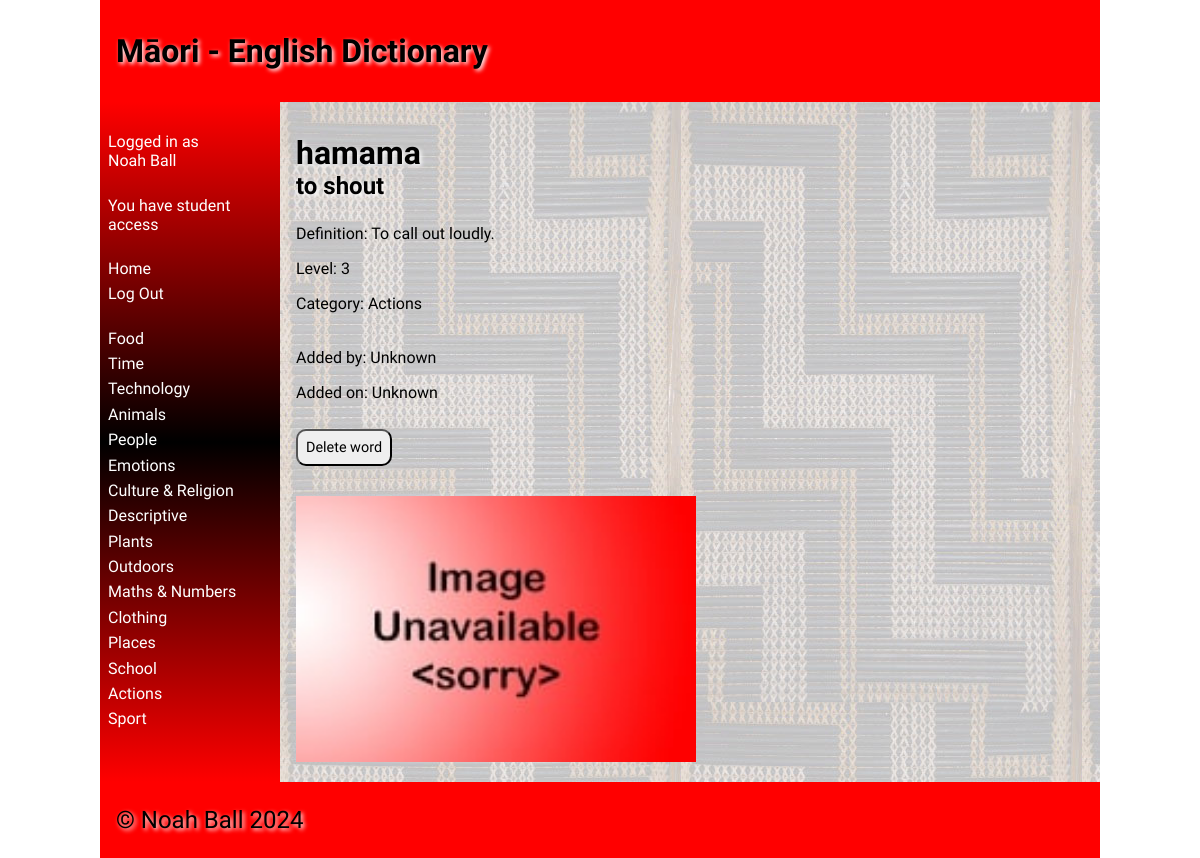
/word/1 (signed in), run on the app's committed database.
### tables this page shows
CREATE TABLE category
(
    id   integer
        constraint category_pk
            primary key autoincrement,
    name varchar(35)
);

CREATE TABLE "word"
(
    id         integer
        constraint word_pk
            primary key autoincrement,
    maori      varchar(35),
    english    varchar(35),
    definition varchar(256),
    level      integer,
    category   integer
        constraint word_category_id_fk
            references category,
    filename   varchar(40),
    added_by   integer
        constraint word_user_id_fk
            references user,
    added_time integer
);

### routes/pages.py (the view)
def word_page(word_id):
    if not helpers.user_authenticated():  # Check if the user is logged in
        return redirect('/login')  # If not, redirect to the login page
    try:
        word_id = int(word_id) # Convert to int
    except ValueError:
        return redirect('/?=Word+ID+is+invalid.') # Redirect to the home page with an error message
    word = db.run_query("SELECT id, maori, english, definition, level, category, filename, added_by, added_time FROM word WHERE id = ?", (word_id,), False, False)
    if word is None:  # If the word id is invalid
        return redirect('/?error=Word+not+found')  # Redirect to the home page with an error message
    categories = helpers.get_categories()  # Retrieve all categories from the database
    cat_name = helpers.cat_id_to_name(word[5], categories)
    if cat_name is None: # If the category id is invalid
        return redirect('/?error=Category+for+word+not+found') # Redirect to the home page with an error message
    added_by = db.run_query("SELECT name FROM user WHERE id = ?", (word[7],), False, False)
    if added_by is not None:
        word += (added_by[0],)  # Add the user's name to the word tuple
    else:
        word += ("Unknown",)  # If the user is not found, add "Unknown" to the word tuple
    local_timezone = tzlocal.get_localzone()  # Get the local timezone
    try:
        time_added_obj = datetime.fromtimestamp(word[8], local_timezone)  # Convert the timestamp to a datetime object
        readable_time = time_added_obj.strftime("%d/%m/%Y %H:%M:%S")  # Convert the datetime object to a human-readable format
        word += (readable_time,)  # Add the human-readable time to the word tuple
    except:
        word += ("Unknown",)  # If the time is not found, add "Unknown" to the word tuple
    return render_template('word.html', word=word, cat_name=cat_name, categories=categories)

### lib/db.py (called while the page is built)
def create_connection(db_file):
    try:  # Try/except block to handle exceptions
        connection = sqlite3.connect(db_file)  # Create a connection to the database
        return connection  # Return the connection
    except sqlite3.Error as e:
        print(e)  # Print the error (if one is caught)
    return None

def run_query(query: str, params: tuple, multiple: bool, commit: bool):
    conn = create_connection(globals.DATABASE_FILE)  # Create a connection to the database
    cur = conn.cursor()  # Create a cursor object
    cur.execute(query, params)  # Execute the query
    if commit:  # If the query requires a commit
        conn.commit()  # Commit the query
    if multiple:  # If the query returns multiple rows
        result = cur.fetchall()  # Retrieve all rows
    else:  # If the query returns a single row
        result = cur.fetchone()  # Retrieve the row
    conn.close()  # Close the connection
    return result  # Return the result

### lib/helpers.py (called while the page is built)
def get_categories():
    query = "SELECT id, name FROM category"
    conn = db.create_connection(globals.DATABASE_FILE)
    cur = conn.cursor()
    cur.execute(query)
    categories = cur.fetchall()
    conn.close()
    return categories

def user_authenticated():
    return 'user_id' in session

def cat_id_to_name(cat_id: int, categories: tuple):
    for i in range(len(categories)): # For each category
        if categories[i][0] == cat_id: # If the category ID matches
            return categories[i][1] # Return the category name
    return "Unknown" # If the category ID is not found, return "Unknown".

### templates/word.html (shortened to what this page needs)
{% extends 'base.html' %}
{% block heading %}Māori - English Dictionary{% endblock %}
{% block main %}
    <div>
        <h1 style="padding-bottom: 0">{{ word[1] }}</h1>
        <h2 style="padding-top: 0">{{ word[2] }}</h2>
        <p>Definition: {{ word[3] }}</p>
        <p>Level: {{ word[4] }}</p>
        <p>Category: {{ cat_name }}</p>
        <br>
        <p>Added by: {{ word[9] }}</p>
        <p>Added on: {{ word[10] }}</p>
    </div>
    <div>
    <br>
     <a href="/delete-word/{{ word[0] }}"><button class="add-button">Delete word</button></a>
    </div>
    <div>
    <img style="max-height: 400px; max-width: 400px; padding-top: 1rem" src="/static/images/{{ word[6] or "noimage.jpg" }}" alt="{{ word[2] }}">
    </div>
{% endblock %}

### templates/base.html (shortened to what this page needs)
<!doctype html>
<html lang="en">
<head>
    <link href="{{ url_for('static', filename='css/style.css') }}" rel="stylesheet">
</head>
<body>
<div id="container">
    <header>
        <h1>{% block heading %}{% endblock %}</h1>
    </header>
    <nav>
        <ul>
            {% if session["username"] %}
                <li><a>Logged in as<br>{{ session["name"] }}</a></li>
                <br>
                {% if session["user_type"] == 1 %}
                    <li><a>You have student access</a></li>
                {% elif session["user_type"] == 2 %}
                    <li><a>You have teacher access</a></li>
                    <br>
                    <li><a href="/add-category">Add Category</a></li>
                {% endif %}
                <br>
                <li><a href="/">Home</a></li>
            {% endif %}
            {% if not session["user_id"] %}
                <li><a href="/login">Log In</a></li>
                <li><a href="/signup">Sign Up</a></li>
            {% else %}
                <li><a href="/logout">Log Out</a></li>
            {% endif %}
            <br>
            {% for category in categories %}
                <li><a href="/category/{{ category[0] }}">{{ category[1] }}</a></li>
            {% endfor %}
        </ul>
    </nav>
    <main>
        {% block main %}{% endblock %}
    </main>
    <footer>
        <p>
            &copy; Noah Ball 2024
        </p>
    </footer>
</div>
</body>
</html>

### static/css/style.css (style rules this page uses)
* { font-family: Comfortaa, sans-serif; margin: 0; padding: 0; box-sizing: border-box; }
#container { display: grid; grid-template-columns: 75px auto; grid-template-areas: 'nav header' 'main main' 'footer footer'; }
header { grid-area: header; background-color: #f00; padding: 1rem; }
nav { grid-area: nav; }
main { grid-area: main; padding: 1rem; background-color: #edd; }
h1, h2, h3, h4 { padding: 1rem 0; font-family: 'Suez One', serif; color: #000; text-shadow: 2px 2px 4px #fff; }
p { padding: 0.5rem 0; }
a { color: #222; }
img { width: 100%; }
button { border-radius: 10px; padding: 0.5rem; margin-bottom: 0.9rem; font-size: 0.9rem; }
footer { grid-area: footer; padding: 1rem; background-color: #f00; }
footer p { color: #000; text-shadow: 2px 2px 4px #fff; font-size: 1.5rem; }
@media only screen and (min-width: 768px) { #container { grid-template-columns: 180px auto; grid-template-areas: 'header header' 'nav main' 'footer footer'; } }
@media only screen and (min-width: 768px) { nav { background: linear-gradient(180deg, rgba(255,0,0,1) 0%, rgba(0, 0, 0, 1) 50%, rgba(255,0,0,1) 100%); padding: 0.5rem; } }
@media only screen and (min-width: 768px) { nav ul { list-style: none; } }
@media only screen and (min-width: 768px) { nav li { padding: 0.2rem 0; } }
@media only screen and (min-width: 768px) { nav a { color: #fff; text-decoration: none; } }
@media only screen and (min-width: 768px) { main { background-image: url('/poutama.jpg'); } }
@media only screen and (min-width: 1000px) { #container { width: 1000px; margin: auto; } }

### data on the page
category: name "Food"
category: name "Time"
category: name "Technology"
category: name "Animals"
category: name "People"
category: name "Emotions"
category: name "Culture & Religion"
category: name "Descriptive"
category: name "Plants"
category: name "Outdoors"
category: name "Maths & Numbers"
category: name "Clothing"
category: name "Places"
category: name "School"
category: name "Actions"
category: name "Sport"
word: maori "hamama", english "to shout", definition "To call out loudly.", level "3"

### other printed values
{{ session["name"] }} "Noah Ball"
{{ word[9] }} "Unknown"
{{ word[10] }} "Unknown"
